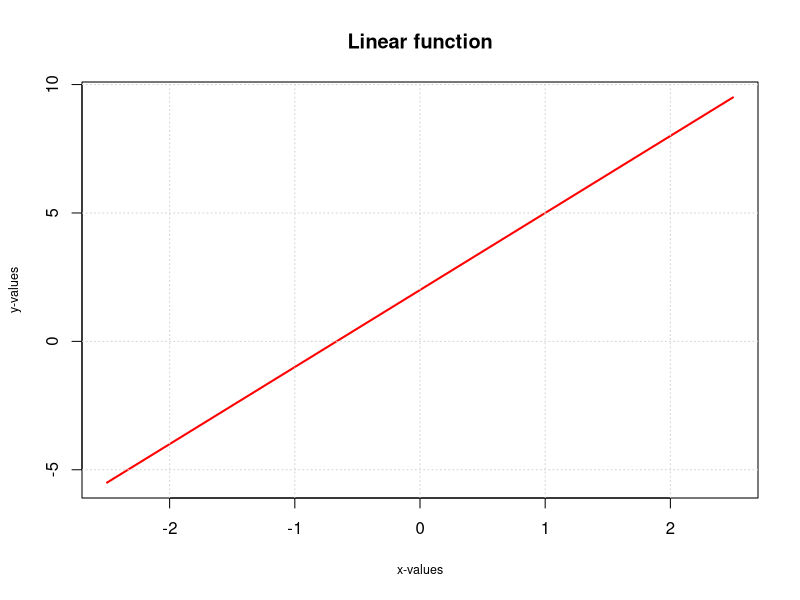

Recreate this plot in R.
f_x <- function(x, a, b){
  a * x + b
}

#define the domain and parameters of the linear function
x <- seq(-2.5, 2.5, len = 300); a <- 3; b <- 2
y <- f_x(x, a, b)
plot(x, y, 
     col = "red", 
     type = "l", 
     lwd = 2, 
     main = "Linear function", 
     xlab = "x-values", ylab = "y-values", cex.lab = 0.75)
grid()